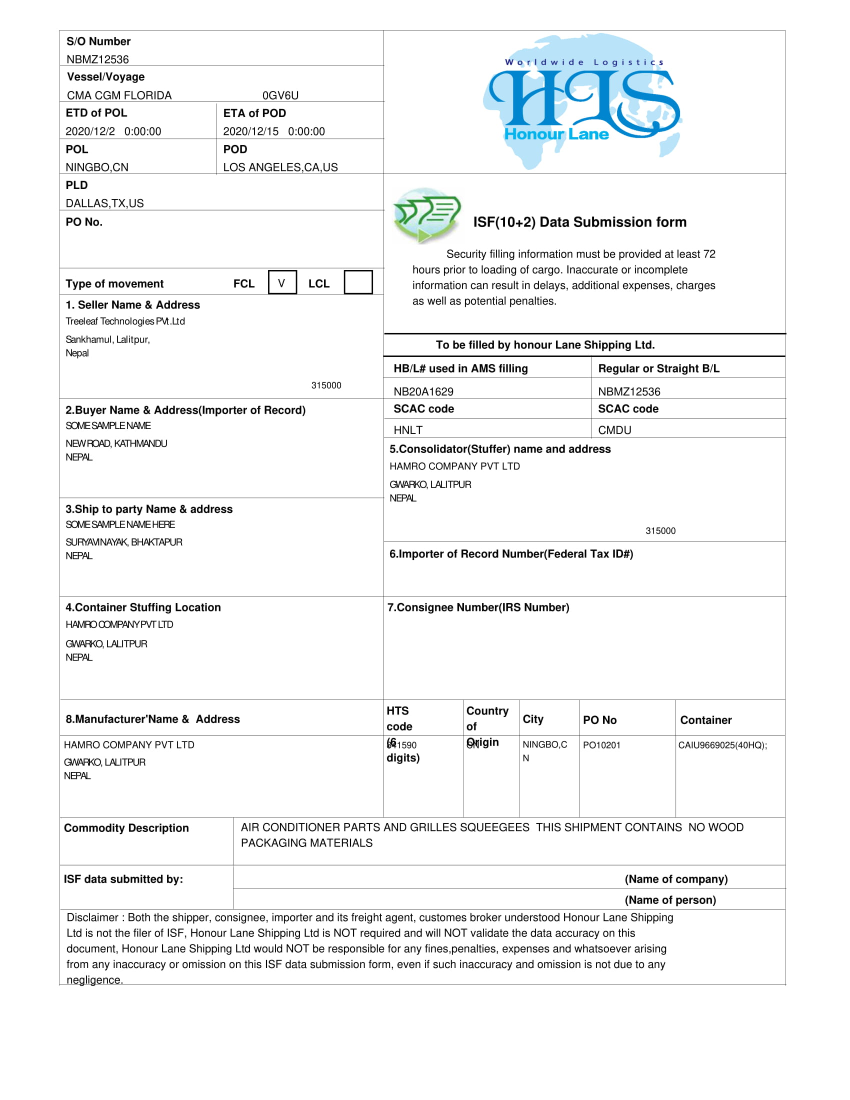
#> input picture job_assignment_img.jpg, 1700 x 2200 px (shown at 1/2 size)
$ python extract_region_of_interest.py
#> lines starting #> are read from the running program, lines starting #| are printed output that depends on the picture; after the words box and inside, x2 and y2 are one past the last pixel; in counts of white or black regions, pixels touching at a corner belong together
### main_program.py
import cv2
import numpy as np
import pytesseract
import os
import pickle
from tqdm import tqdm


pytesseract.pytesseract.tesseract_cmd = 'C:/Program Files/Tesseract-OCR/tesseract.exe'

class extract_roi:
    def __init__(self,extraction_details,img_path):
        self.extraction_details = extraction_details
        self.img_path = img_path

    # Detecting Contours and Selecting COntours with area > 5000 and area < 200000
    def detect_contours(self):
        query_image = cv2.imread(self.img_path)
#> query_image is the input picture: shape (2200, 1700, 3); mean B, G, R 245.3, 244.9, 243.7
        gray_scale_image = cv2.cvtColor(query_image,cv2.COLOR_BGR2GRAY)
        canny_edge = cv2.Canny(gray_scale_image,5,10)
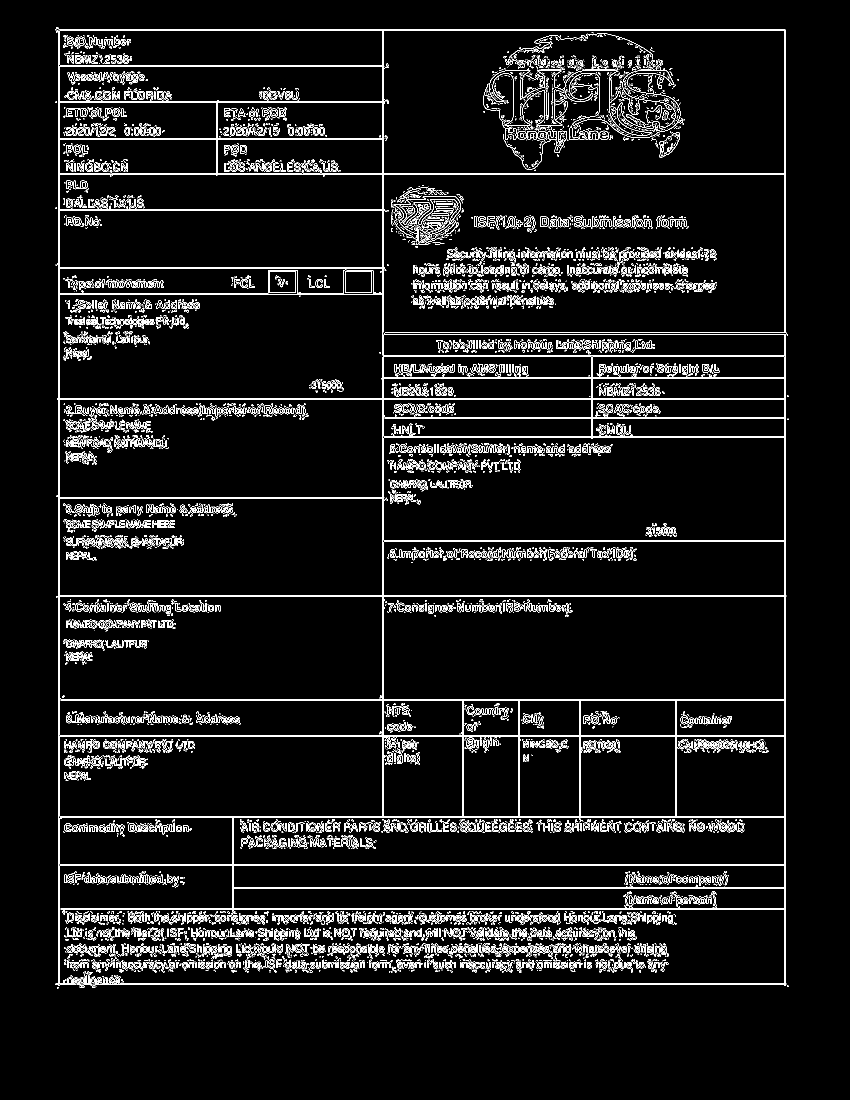
#> canny_edge: shape (2200, 1700) (shown at 1/2 size); 5.7% white in thin lines or dots, all inside (x1, y1, x2, y2) = (111, 55, 1577, 1977)
        contours,hierarchy = cv2.findContours(canny_edge,cv2.RETR_TREE,cv2.CHAIN_APPROX_SIMPLE)
#> contours = 12807 contours, 9734 with area under 20; largest, box (x1, y1, x2, y2) and area: (111, 55, 1573, 1976) 2777220, (765, 348, 1570, 705) 254446, (119, 1731, 1570, 1970) 246362, (767, 61, 1570, 347) 228552, (767, 875, 1570, 1082) 165198
        coordinates = []
        for contour in contours:
            area = cv2.contourArea(contour)
            if area > 5000 and area < 200000:
                x,y,w,h = cv2.boundingRect(contour)
                coordinates.append([(x,y),(x+w,y+h)])
#> this loop made 12807 passes
#> (area, x, y, w, h) on passes 70, 166, 3134, 3744, 3865, 3990: (44078, 467, 1777, 1103, 41), (48467.5, 467, 1731, 1103, 45), (103586, 467, 1635, 1103, 95), (32517, 119, 1635, 347, 95), (34935, 1352, 1472, 218, 162), (30581.5, 1160, 1472, 191, 162)
#> area on passes 21, 30, 32, 33, 35, 38: 2777220, 42, 23.5, 27, 59.5, 35
#> after the loop, coordinates = 39 items
        return [query_image,coordinates]

    # Filtering the coordinates matching with the reference keys.
    def filter_rectangular_bbx_coordinates(self,coordinates,query_image):
        self.coordinates = coordinates
#> self.coordinates = 39 items
        self.query_image = query_image
        numbers = ('1.','2.','3.','4.','5.','6.','7.')
        expandable_coordinates = []
        filtered_coordinates = []
        non_filtered_coordinates = []
        clean_texts = []
        for (i,item) in enumerate(tqdm(self.coordinates)):
            (x1,y1) = item[0]
            (x2,y2) = item[1]
            roi_image = query_image[y1:y2,x1:x2]
            text = pytesseract.image_to_string(roi_image)
            for key in self.extraction_details:
                clean_text = text.strip()
                if clean_text.startswith(numbers):
                    clean_text = clean_text.replace(clean_text[0:2],'')
                    clean_text = clean_text.strip()
                if clean_text.startswith(key):
                    clean_text = clean_text.replace(key,'')
                    clean_text = clean_text.strip()
                    clean_texts.append(clean_text)
                    non_filtered_coordinates.append([(x1,y1),(x2,y2)])
                    if clean_text == '':
                        expandable_coordinates.append([(x1,y1),(x2,y2)])
                    else:
                        filtered_coordinates.append([(x1,y1),(x2,y2)])
#> this loop made 1 pass
#> (x1, y1, x2, y2) on pass 1: (467, 1777, 1570, 1818)
#> pass 1, in filter_rectangular_bbx_coordinates, `roi_image = query_image[y1:y2,x1:x2]`:
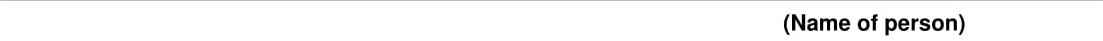
#> roi_image: shape (41, 1103, 3); min 0, max 255, mean 246.7
#> after the loop, clean_texts = []; expandable_coordinates = []; filtered_coordinates = []; non_filtered_coordinates = []
        return [expandable_coordinates,non_filtered_coordinates,filtered_coordinates,clean_texts]

    # Calculating the remaining coordinates by removing the unwanted coordinates
    # [110 lines left out: functions calculate_remaining_coordinates, calculate_expanded_coordinates, remove_unwanted_expanded_coordinates, extract_roi_coordinates, splitting_larger_coordinates, extracting_hblandmbl_coordinates and 1 more, not called in this run]


### extract_region_of_interest.py
from main_program import extract_roi
image_path = 'job_assignment_img.jpg'

reference_keys = ['Seller Name & Address', 'Buyer Name & Address(Importer of Record)',
'Container','POL','POD','ETA of POD','ETD of POL','Vessel/Voyage',
'Regular or Straight B/L','SCAC code','HB/L# used in AMS filling','Type of movement']

obj = extract_roi(extraction_details=reference_keys,img_path=image_path)
[query_image,coordinates] = obj.detect_contours()
print("Extracting rectangular coordinates from Images")
#> (the run stopped early here; a loop or call above may not have finished)
